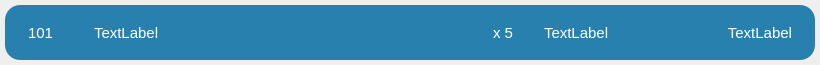
<?xml version="1.0" encoding="UTF-8"?>
<ui version="4.0">
 <class>WalletGuiWidget</class>
 <widget class="QWidget" name="WalletGuiWidget">
  <property name="geometry">
   <rect>
    <x>0</x>
    <y>0</y>
    <width>820</width>
    <height>65</height>
   </rect>
  </property>
  <property name="minimumSize">
   <size>
    <width>0</width>
    <height>65</height>
   </size>
  </property>
  <property name="windowTitle">
   <string>Form</string>
  </property>
  <layout class="QHBoxLayout" name="horizontalLayout">
   <property name="leftMargin">
    <number>5</number>
   </property>
   <property name="topMargin">
    <number>5</number>
   </property>
   <property name="rightMargin">
    <number>5</number>
   </property>
   <property name="bottomMargin">
    <number>5</number>
   </property>
   <item>
    <widget class="QFrame" name="frame">
     <property name="styleSheet">
      <string notr="true">*{
background-color: #2880AE;
border-radius: 15px;
color: #ffffff;
padding : 0 5px 0 5px;
}</string>
     </property>
     <property name="frameShape">
      <enum>QFrame::StyledPanel</enum>
     </property>
     <property name="frameShadow">
      <enum>QFrame::Raised</enum>
     </property>
     <layout class="QHBoxLayout" name="horizontalLayout_2">
      <item>
       <widget class="QLabel" name="lb_id">
        <property name="maximumSize">
         <size>
          <width>60</width>
          <height>16777215</height>
         </size>
        </property>
        <property name="font">
         <font>
          <pointsize>11</pointsize>
         </font>
        </property>
        <property name="text">
         <string>101</string>
        </property>
       </widget>
      </item>
      <item>
       <widget class="QLabel" name="lb_name">
        <property name="font">
         <font>
          <pointsize>11</pointsize>
         </font>
        </property>
        <property name="text">
         <string>TextLabel</string>
        </property>
       </widget>
      </item>
      <item>
       <widget class="QLabel" name="lb_quantity">
        <property name="maximumSize">
         <size>
          <width>45</width>
          <height>16777215</height>
         </size>
        </property>
        <property name="font">
         <font>
          <pointsize>11</pointsize>
         </font>
        </property>
        <property name="text">
         <string>x 5</string>
        </property>
       </widget>
      </item>
      <item>
       <widget class="QLabel" name="lb_price">
        <property name="maximumSize">
         <size>
          <width>130</width>
          <height>16777215</height>
         </size>
        </property>
        <property name="font">
         <font>
          <pointsize>11</pointsize>
         </font>
        </property>
        <property name="text">
         <string>TextLabel</string>
        </property>
        <property name="alignment">
         <set>Qt::AlignLeading|Qt::AlignLeft|Qt::AlignVCenter</set>
        </property>
       </widget>
      </item>
      <item>
       <widget class="QLabel" name="lb_date">
        <property name="maximumSize">
         <size>
          <width>130</width>
          <height>16777215</height>
         </size>
        </property>
        <property name="font">
         <font>
          <pointsize>11</pointsize>
         </font>
        </property>
        <property name="text">
         <string>TextLabel</string>
        </property>
        <property name="alignment">
         <set>Qt::AlignRight|Qt::AlignTrailing|Qt::AlignVCenter</set>
        </property>
       </widget>
      </item>
     </layout>
    </widget>
   </item>
  </layout>
 </widget>
 <resources/>
 <connections/>
</ui>
